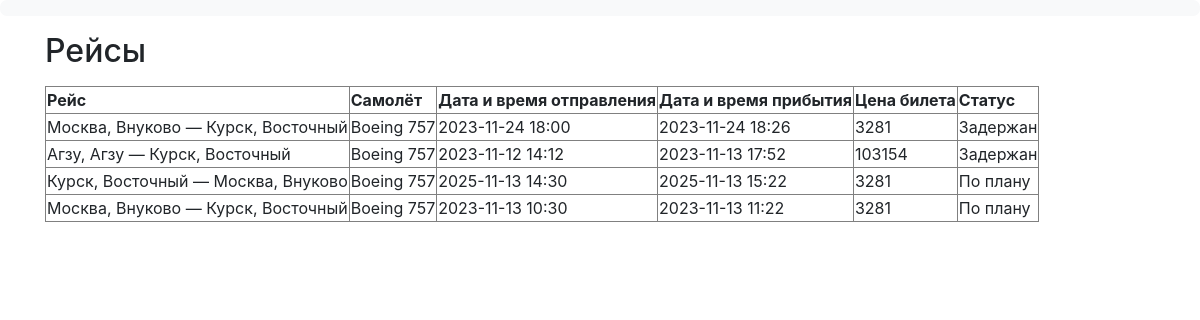
Page /manager/flights on the committed database.
### data/airports.py (models this page shows)
class Airport(SqlAlchemyBase):
    __tablename__ = 'Airports'
    id = sa.Column(sa.Integer, primary_key=True, autoincrement=True, unique=True, nullable=False)
    name = sa.Column(sa.String, nullable=False)
    city = sa.Column(sa.String, nullable=False)

### data/flights.py (models this page shows)
class Flight(SqlAlchemyBase):
    __tablename__ = 'Flights'
    id = sa.Column(sa.Integer, primary_key=True, autoincrement=True, unique=True, nullable=False)
    dept_airport_id = sa.Column(sa.Integer, sa.ForeignKey('Airports.id'), nullable=False)
    dest_airport_id = sa.Column(sa.Integer, sa.ForeignKey('Airports.id'), nullable=False)
    plane_id = sa.Column(sa.Integer, sa.ForeignKey('Planes.id'), nullable=False)
    dept_datetime = sa.Column(sa.DateTime, nullable=False)
    dest_datetime = sa.Column(sa.DateTime, nullable=False)
    price = sa.Column(sa.Integer, nullable=False)
    status_id = sa.Column(sa.Integer, sa.ForeignKey('Statuses.id'), nullable=False)

### data/planes.py (models this page shows)
class Plane(SqlAlchemyBase):
    __tablename__ = 'Planes'
    id = sa.Column(sa.Integer, primary_key=True, autoincrement=True, unique=True, nullable=False)
    name = sa.Column(sa.String, unique=True, nullable=False)
    rows_num = sa.Column(sa.Integer, nullable=False)
    columns_num = sa.Column(sa.Integer, nullable=False)
    flight_cost_per_1000_km = sa.Column(sa.Integer, nullable=False)
    average_speed = sa.Column(sa.Integer, nullable=False)

### data/statuses.py (models this page shows)
class Status(SqlAlchemyBase):
    __tablename__ = 'Statuses'
    id = sa.Column(sa.Integer, primary_key=True, autoincrement=True, unique=True, nullable=False)
    name = sa.Column(sa.String, unique=True, nullable=False)

### main.py (the view)
@app.route('/manager/flights')
def manager_flights():
    db_sess = db_session.create_session()
    update_flights_status()
    return render_template('manager_flights.html',
                           dept_airports=db_sess.query(airports.Airport)
                           .join(flights.Flight, flights.Flight.dept_airport_id == airports.Airport.id),
                           dest_airports=db_sess.query(airports.Airport)
                           .join(flights.Flight, flights.Flight.dest_airport_id == airports.Airport.id),
                           table=db_sess.query(flights.Flight, planes.Plane, statuses.Status).filter(
                               flights.Flight.plane_id == planes.Plane.id,
                               flights.Flight.status_id == statuses.Status.id))

### data/db_session.py (called while the page is built)
def create_session() -> Session:
    global __factory
    return __factory()

### main.py (called while the page is built)
def update_flights_status():
    ZERO_TD = datetime.timedelta(minutes=0)
    BOARDING_TD = datetime.timedelta(minutes=40)
    db_sess = db_session.create_session()
    now = datetime.datetime.now()
    status_query = db_sess.query(statuses.Status)
    for flight, status in db_sess.query(flights.Flight, statuses.Status).filter(
            flights.Flight.status_id == statuses.Status.id).all():
        if status.name in ('Отменён', 'Завершён'):
            continue
        if flight.dest_datetime < now:
            flight.status_id = status_query.filter(statuses.Status.name == 'Завершён').first().id
        elif ZERO_TD < flight.dept_datetime - now < BOARDING_TD:
            flight.status_id = status_query.filter(statuses.Status.name == 'Посадка').first().id
    db_sess.commit()

### templates/manager_flights.html
{% extends "base_manager.html" %}
{% block content %}
<p><h2>Рейсы</h2><p>
    <table border="">
        <tr>
            <td><b>Рейс</b></td>
            <td><b>Самолёт</b></td>
            <td><b>Дата и время отправления</b></td>
            <td><b>Дата и время прибытия</b></td>
            <td><b>Цена билета</b></td>
            <td><b>Статус</b></td>
        </tr>
        {% for flight, plane, status in table.all() %}
        <tr>
            {% set i = loop.index0 %}
            <td>{{ dept_airports[i].city }}, {{ dept_airports[i].name }} —
                {{ dest_airports[i].city }}, {{ dest_airports[i].name }}</td>
            <td>{{ plane.name }}</td>
            <td>{{ ':'.join(flight.dept_datetime.__str__().split(':')[:-1]) }}</td>
            <td>{{ ':'.join(flight.dest_datetime.__str__().split(':')[:-1]) }}</td>
            <td>{{ flight.price }}</td>
            <td>{{ status.name }}</td>
        </tr>
        {% endfor %}
    </table>
{% endblock %}

### rows in the picture
Flight: name "Boeing 757", dept_datetime "2023-11-24 18:00", dest_datetime "2023-11-24 18:26", price "3281", name "Задержан"
Airport: city "Москва", name "Внуково"
Airport: city "Курск", name "Восточный"
Flight: name "Boeing 757", dept_datetime "2023-11-12 14:12", dest_datetime "2023-11-13 17:52", price "103154", name "Задержан"
Airport: city "Агзу", name "Агзу"
Flight: name "Boeing 757", dept_datetime "2025-11-13 14:30", dest_datetime "2025-11-13 15:22", price "3281", name "По плану"
Flight: name "Boeing 757", dept_datetime "2023-11-13 10:30", dest_datetime "2023-11-13 11:22", price "3281", name "По плану"
